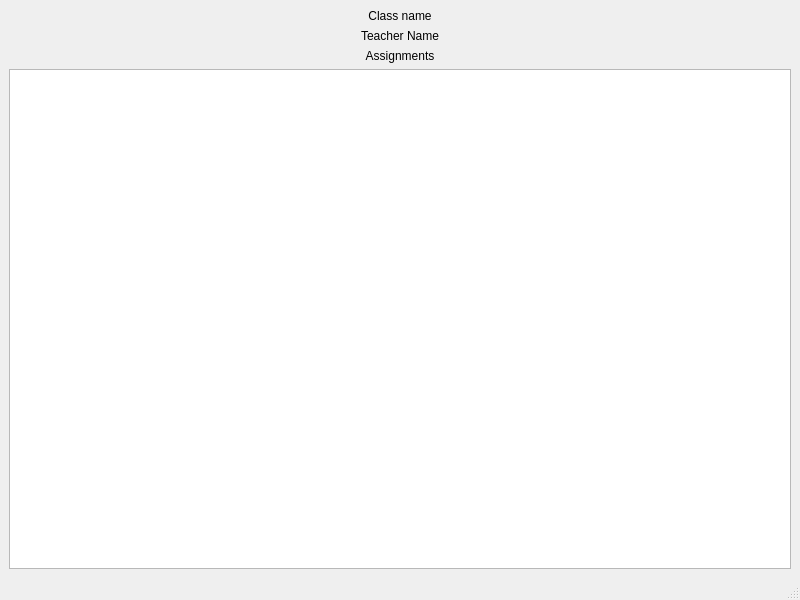
<?xml version="1.0" encoding="UTF-8"?>
<ui version="4.0">
 <class>ClassroomOfStudentWindow</class>
 <widget class="QMainWindow" name="ClassroomOfStudentWindow">
  <property name="geometry">
   <rect>
    <x>0</x>
    <y>0</y>
    <width>800</width>
    <height>600</height>
   </rect>
  </property>
  <property name="windowTitle">
   <string>MainWindow</string>
  </property>
  <widget class="QWidget" name="centralwidget">
   <layout class="QVBoxLayout" name="verticalLayout">
    <item>
     <widget class="QLabel" name="name_label">
      <property name="text">
       <string>Class name</string>
      </property>
      <property name="alignment">
       <set>Qt::AlignCenter</set>
      </property>
     </widget>
    </item>
    <item>
     <widget class="QLabel" name="teacher_label">
      <property name="text">
       <string>Teacher Name</string>
      </property>
      <property name="alignment">
       <set>Qt::AlignCenter</set>
      </property>
     </widget>
    </item>
    <item>
     <widget class="QLabel" name="assignments_label">
      <property name="text">
       <string>Assignments</string>
      </property>
      <property name="alignment">
       <set>Qt::AlignCenter</set>
      </property>
     </widget>
    </item>
    <item>
     <widget class="QListView" name="assignments_list_view"/>
    </item>
   </layout>
  </widget>
  <widget class="QMenuBar" name="menubar">
   <property name="geometry">
    <rect>
     <x>0</x>
     <y>0</y>
     <width>800</width>
     <height>26</height>
    </rect>
   </property>
  </widget>
  <widget class="QStatusBar" name="statusbar"/>
 </widget>
 <resources/>
 <connections/>
</ui>
